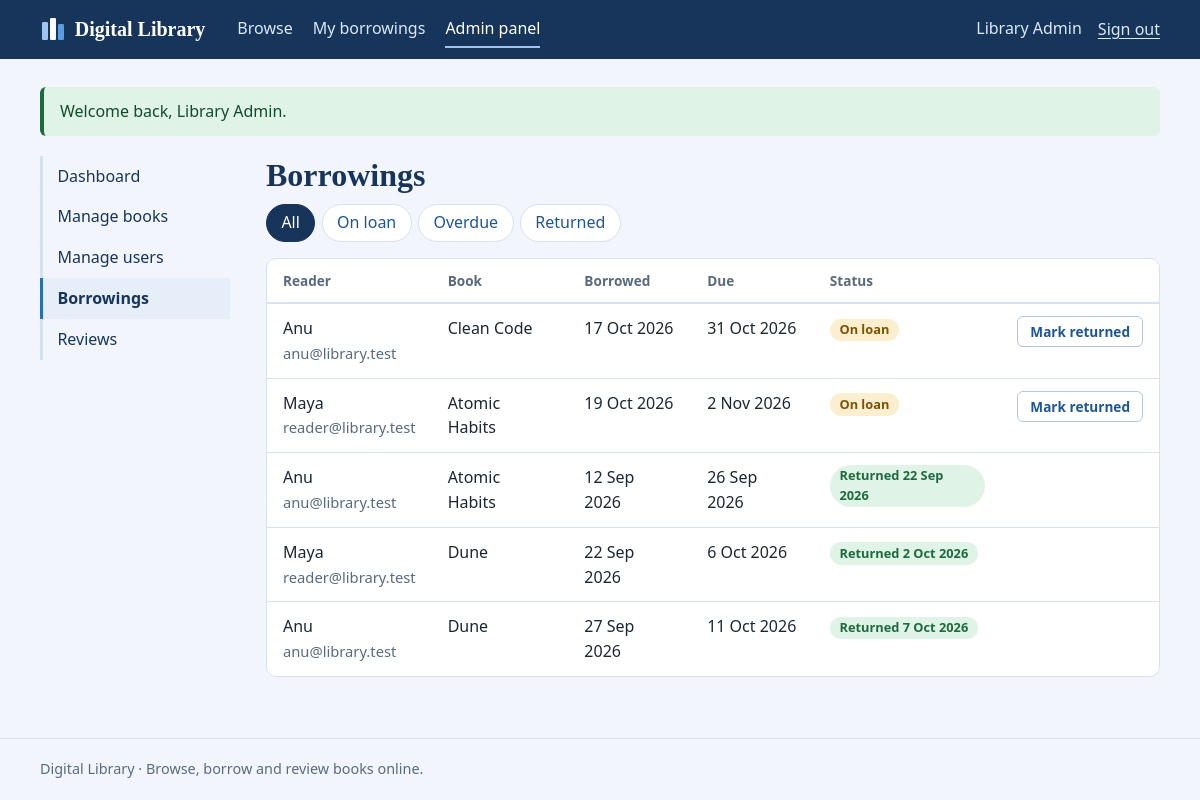
/admin/borrowings.php (signed in), run on the app's committed database.
### tables this page shows
CREATE TABLE users (
    user_id       INT AUTO_INCREMENT PRIMARY KEY,
    name          VARCHAR(80)  NOT NULL,
    email         VARCHAR(120) NOT NULL UNIQUE,
    password_hash VARCHAR(255) NOT NULL,
    role          ENUM('user', 'admin') NOT NULL DEFAULT 'user',
    created_at    TIMESTAMP NOT NULL DEFAULT CURRENT_TIMESTAMP
);

CREATE TABLE borrowings (
    loan_id     INT AUTO_INCREMENT PRIMARY KEY,
    user_id     INT NOT NULL,
    book_id     INT NOT NULL,
    borrow_date DATETIME NOT NULL,
    due_date    DATETIME NOT NULL,
    return_date DATETIME NULL,
    status      ENUM('borrowed', 'returned') NOT NULL DEFAULT 'borrowed',
    FOREIGN KEY (user_id) REFERENCES users(user_id) ON DELETE CASCADE,
    FOREIGN KEY (book_id) REFERENCES books(book_id) ON DELETE CASCADE,
    INDEX idx_user_status (user_id, status),
    INDEX idx_book_status (book_id, status)
);

CREATE TABLE books (
    book_id          INT AUTO_INCREMENT PRIMARY KEY,
    title            VARCHAR(150) NOT NULL,
    author           VARCHAR(100) NOT NULL,
    category         VARCHAR(60),
    description      TEXT,
    file_path        VARCHAR(255),                  
    total_copies     INT NOT NULL DEFAULT 1,        
    available_copies INT NOT NULL DEFAULT 1,        
    created_at       TIMESTAMP NOT NULL DEFAULT CURRENT_TIMESTAMP,
    CONSTRAINT chk_copies CHECK (total_copies >= 0 AND available_copies >= 0 AND available_copies <= total_copies),
    INDEX idx_title (title),
    INDEX idx_author (author),
    INDEX idx_category (category)
);

### includes/functions.php (called while the page is built, shortened)
<?php
function e($value): string
{
    return htmlspecialchars((string) $value, ENT_QUOTES | ENT_SUBSTITUTE, 'UTF-8');
}
function url(string $path = ''): string
{
    return BASE_URL . '/' . ltrim($path, '/');
}
function take_flashes(): array
{
    $f = $_SESSION['flash'] ?? [];
    return $f;
}
function fmt_date(?string $dt): string
{
    return $dt ? date('j M Y', strtotime($dt)) : '–';
}

### includes/db.php (called while the page is built, shortened)
<?php
function db(): mysqli
{
    static $conn = null;
    if ($conn === null) {
        try {
            $conn = mysqli_connect(DB_HOST, DB_USER, DB_PASS, DB_NAME, DB_PORT);
            mysqli_set_charset($conn, 'utf8mb4');
        } catch (mysqli_sql_exception $e) {
            error_log('DB connection failed: ' . $e->getMessage());
            http_response_code(500);
            exit('The library database is unavailable. Check config.php and make sure MySQL is running.');
        }
    }
    return $conn;
}
function q(string $sql, string $types = '', array $params = []): mysqli_stmt
{
    $stmt = mysqli_prepare(db(), $sql);
    if ($types !== '') {
        mysqli_stmt_bind_param($stmt, $types, ...$params);
    }
    mysqli_stmt_execute($stmt);
    return $stmt;
}
function fetch_all(string $sql, string $types = '', array $params = []): array
{
    $stmt = q($sql, $types, $params);
    $rows = mysqli_fetch_all(mysqli_stmt_get_result($stmt), MYSQLI_ASSOC);
    return $rows;
}
function fetch_one(string $sql, string $types = '', array $params = []): ?array
{
    return fetch_all($sql, $types, $params)[0] ?? null;
}

### includes/auth.php (called while the page is built, shortened)
<?php
function current_user(): ?array
{
    static $user = false;
    if ($user === false) {
        $user = null;
        if (!empty($_SESSION['uid'])) {
            $user = fetch_one('SELECT user_id, name, email, role FROM users WHERE user_id = ?', 'i', [(int) $_SESSION['uid']]);
        }
    }
    return $user;
}
function require_login(): array
{
    $u = current_user();
    return $u;
}
function require_admin(): array
{
    $u = require_login();
    return $u;
}

### admin/borrowings.php (the view, shortened to what this page needs)
<?php
require_admin();
$filter = in_array($_GET['status'] ?? '', ['borrowed', 'overdue', 'returned'], true) ? $_GET['status'] : 'all';
$where = ['borrowed' => "WHERE l.status = 'borrowed'", 'overdue' => "WHERE l.status = 'borrowed' AND l.due_date < NOW()",
          'returned' => "WHERE l.status = 'returned'", 'all' => ''][$filter];
$rows = fetch_all("SELECT l.loan_id, l.borrow_date, l.due_date, l.return_date, l.status,
                          (l.status = 'borrowed' AND l.due_date < NOW()) AS is_overdue, u.name, u.email, b.title
                   FROM borrowings l JOIN users u ON u.user_id = l.user_id JOIN books b ON b.book_id = l.book_id
                   $where ORDER BY l.status = 'borrowed' DESC, l.due_date ASC LIMIT 200");
admin_header('Borrowings', 'borrowings');
?>
<nav class="tabs" aria-label="Filter">
  <?php foreach (['all' => 'All', 'borrowed' => 'On loan', 'overdue' => 'Overdue', 'returned' => 'Returned'] as $k => $label): ?>
    <a href="?status=<?= $k ?>"<?= $k === $filter ? ' class="current" aria-current="page"' : '' ?>><?= e($label) ?></a>
  <?php endforeach; ?>
</nav>
<?php if (!$rows): ?><p class="empty">No borrowings in this view.</p><?php else: ?>
<div class="table-wrap"><table>
  <thead><tr><th>Reader</th><th>Book</th><th>Borrowed</th><th>Due</th><th>Status</th><th><span class="sr">Actions</span></th></tr></thead>
  <tbody><?php foreach ($rows as $r): ?>
    <tr>
      <td><?= e($r['name']) ?><br><span class="muted"><?= e($r['email']) ?></span></td>
      <td><?= e($r['title']) ?></td>
      <td><?= e(fmt_date($r['borrow_date'])) ?></td>
      <td><?= e(fmt_date($r['due_date'])) ?></td>
      <td><?= $r['is_overdue'] ? '<span class="badge bad">Overdue</span>' : ($r['status'] === 'borrowed' ? '<span class="badge warn">On loan</span>' : '<span class="badge ok">Returned ' . e(fmt_date($r['return_date'])) . '</span>') ?></td>
      <td class="actions"><?php if ($r['status'] === 'borrowed'): ?>
        <form method="post" data-confirm="Mark “<?= e($r['title']) ?>” as returned by <?= e($r['name']) ?>?"><?= csrf_field() ?>
          <button class="btn ghost small" type="submit">Mark returned</button></form>
      <?php endif; ?></td>
    </tr>
  <?php endforeach; ?></tbody>
</table></div>
<?php endif;
admin_footer();

### includes/layout.php (shortened to what this page needs)
<?php
function page_header(string $title, string $active = ''): void
{
    $user = current_user();
    $nav = [
        'browse'    => ['books.php', 'Browse'],
        'borrowing' => ['my_borrowings.php', 'My borrowings'],
    ];
    if ($user && $user['role'] === 'admin') {
        $nav['admin'] = ['admin/index.php', 'Admin panel'];
    }
    ?><!DOCTYPE html>
<html lang="en">
<head>
<link rel="stylesheet" href="<?= e(url('assets/style.css')) ?>">
</head>
<body>
<header class="site-header">
  <div class="bar">
    <a class="brand" href="<?= e(url('index.php')) ?>">
      <svg width="26" height="26" viewBox="0 0 26 26" aria-hidden="true"><rect x="2" y="6" width="6" height="18" rx="1.2" fill="#9ec5f2"/><rect x="10" y="2" width="6" height="22" rx="1.2" fill="#fff"/><rect x="18" y="8" width="6" height="16" rx="1.2" fill="#5b9be0"/></svg>
      Digital Library
    </a>
    <nav aria-label="Main">
      <?php foreach ($nav as $key => [$href, $label]): ?>
        <a href="<?= e(url($href)) ?>"<?= $key === $active ? ' class="current" aria-current="page"' : '' ?>><?= e($label) ?></a>
      <?php endforeach; ?>
    </nav>
    <div class="account">
      <?php if ($user): ?>
        <span class="who"><?= e($user['name']) ?></span>
        <form method="post" action="<?= e(url('logout.php')) ?>"><?= csrf_field() ?><button class="link-btn" type="submit">Sign out</button></form>
      <?php else: ?>
        <a href="<?= e(url('login.php')) ?>">Sign in</a>
        <a class="pill" href="<?= e(url('register.php')) ?>">Create account</a>
      <?php endif; ?>
    </div>
  </div>
</header>
<main id="main" class="container">
<?php foreach (take_flashes() as $f): ?>
  <div class="flash <?= e($f['type']) ?>" role="<?= $f['type'] === 'error' ? 'alert' : 'status' ?>"><?= e($f['message']) ?></div>
<?php endforeach;
}
function page_footer(): void
{
    ?>
</main>
<footer class="site-footer">
  <div class="container">Digital Library · Browse, borrow and review books online.</div>
</footer>
</body>
</html>
<?php
}
function admin_header(string $title, string $active): void
{
    $links = [
        'dashboard'  => ['admin/index.php', 'Dashboard'],
        'books'      => ['admin/books.php', 'Manage books'],
        'users'      => ['admin/users.php', 'Manage users'],
        'borrowings' => ['admin/borrowings.php', 'Borrowings'],
        'reviews'    => ['admin/reviews.php', 'Reviews'],
    ];
    page_header($title, 'admin');
    echo '<div class="admin"><aside class="admin-side"><nav aria-label="Admin">';
    foreach ($links as $key => [$href, $label]) {
        echo '<a href="' . e(url($href)) . '"' . ($key === $active ? ' class="current" aria-current="page"' : '') . '>' . e($label) . '</a>';
    }
    echo '</nav></aside><section class="admin-main"><h1>' . e($title) . '</h1>';
}
function admin_footer(): void
{
    echo '</section></div>';
    page_footer();
}

### assets/style.css (style rules this page uses)
:root { --ink: #17345b; --blue: #276ebe; --blue-dark: #1d5599; --sky: #9ec5f2; --paper: #f2f6fc; --card: #ffffff; --line: #d7e2f0; --field: #b4c5dc; --text: #1c2733; --muted: #5a6a7d; --ok: #1c6b3d; --ok-bg: #e0f3e7; --warn: #7d5200; --warn-bg: #fcefcf; --bad: #a32525; --bad-bg: #fbe4e4; --serif: "Iowan Old Style", "Palatino Linotype", Palatino, Georgia, serif; --sans: system-ui, -apple-system, "Segoe UI", Roboto, Arial, sans-serif; }
* { box-sizing: border-box; }
html { -webkit-text-size-adjust: 100%; }
body { margin: 0; font: 16px/1.55 var(--sans); color: var(--text); background: var(--paper); min-height: 100vh; display: flex; flex-direction: column; }
main { flex: 1; }
h1, h2, h3 { font-family: var(--serif); color: var(--ink); line-height: 1.2; margin: 0 0 .6rem; }
h1 { font-size: 2rem; }
a { color: var(--blue-dark); }
.container { width: min(1120px, 100% - 2.5rem); margin-inline: auto; padding-block: 1.75rem 3rem; }
.muted { color: var(--muted); font-size: .92em; }
.site-header { background: var(--ink); color: #fff; }
.site-header .bar { width: min(1120px, 100% - 2.5rem); margin-inline: auto; display: flex; align-items: center; gap: 1.5rem; flex-wrap: wrap; padding-block: .7rem; }
.brand { display: flex; align-items: center; gap: .55rem; color: #fff; text-decoration: none; font: 700 1.25rem var(--serif); margin-right: .5rem; }
.site-header nav { display: flex; gap: 1.25rem; flex: 1; }
.site-header nav a, .account a, .account .who { color: #dce9fa; text-decoration: none; padding: .3rem 0; border-bottom: 2px solid transparent; }
.site-header nav a.current { color: #fff; border-bottom-color: var(--sky); }
.account { display: flex; align-items: center; gap: 1rem; }
.account form { margin: 0; }
.link-btn { background: none; border: 0; padding: .3rem 0; font: inherit; color: #dce9fa; cursor: pointer; text-decoration: underline; text-underline-offset: 3px; }
.site-footer { border-top: 1px solid var(--line); color: var(--muted); font-size: .9rem; }
.site-footer .container { padding-block: 1.2rem; }
.btn { display: inline-block; border: 1px solid var(--blue); background: var(--blue); color: #fff; padding: .55rem 1.1rem; border-radius: 6px; font: 600 .95rem var(--sans); text-decoration: none; cursor: pointer; text-align: center; }
.btn.ghost { background: transparent; color: var(--blue-dark); border-color: var(--field); }
.btn.small { padding: .32rem .75rem; font-size: .85rem; }
.flash { padding: .75rem 1rem; border-radius: 6px; margin-bottom: 1.25rem; border-left: 4px solid; }
.flash.success { background: var(--ok-bg); border-color: var(--ok); color: #124b2a; }
.badge { display: inline-block; padding: .08rem .6rem; border-radius: 999px; font-size: .8rem; font-weight: 600; background: #e5ebf4; color: #33465f; }
.badge.ok { background: var(--ok-bg); color: var(--ok); }
.badge.warn { background: var(--warn-bg); color: var(--warn); }
.table-wrap { overflow-x: auto; background: var(--card); border: 1px solid var(--line); border-radius: 10px; }
table { width: 100%; border-collapse: collapse; }
th { text-align: left; font-size: .85rem; color: var(--muted); font-weight: 600; padding: .7rem 1rem; border-bottom: 2px solid var(--line); white-space: nowrap; }
td { padding: .75rem 1rem; border-bottom: 1px solid var(--line); vertical-align: top; }
tr:last-child td { border-bottom: 0; }
td.actions { white-space: nowrap; text-align: right; }
td.actions form { display: inline; margin: 0; }
td.actions > * { margin-left: .3rem; }
.admin { display: grid; grid-template-columns: 190px minmax(0, 1fr); gap: 2.25rem; }
.admin-side nav { display: flex; flex-direction: column; position: sticky; top: 1rem; }
.admin-side a { padding: .5rem .9rem; text-decoration: none; color: var(--ink); border-left: 3px solid var(--line); }
.admin-side a.current { border-left-color: var(--blue); background: #e6eefa; font-weight: 600; }
.tabs { display: flex; gap: .4rem; margin-bottom: 1rem; flex-wrap: wrap; }
.tabs a { padding: .35rem .9rem; border: 1px solid var(--line); border-radius: 999px; text-decoration: none; background: var(--card); }
.tabs a.current { background: var(--ink); color: #fff; border-color: var(--ink); }

### data on the page
users: name "Library Admin"
borrowings: user.name "Anu", user.email "anu@library.test", book.title "Clean Code", borrow_date "17 Oct 2026", due_date "31 Oct 2026", status "On loan"
borrowings: user.name "Maya", user.email "reader@library.test", book.title "Atomic Habits", borrow_date "19 Oct 2026", due_date "2 Nov 2026", status "On loan"
borrowings: user.name "Anu", user.email "anu@library.test", book.title "Atomic Habits", borrow_date "12 Sep 2026", due_date "26 Sep 2026", return_date "22 Sep 2026"
borrowings: user.name "Maya", user.email "reader@library.test", book.title "Dune", borrow_date "22 Sep 2026", due_date "6 Oct 2026", return_date "2 Oct 2026"
borrowings: user.name "Anu", user.email "anu@library.test", book.title "Dune", borrow_date "27 Sep 2026", due_date "11 Oct 2026", return_date "7 Oct 2026"

### other printed values
$label "Browse"
$label "My borrowings"
$label "Admin panel"
$f['message'] "Welcome back, Library Admin."
$label "Dashboard"
$label "Manage books"
$label "Manage users"
$label "Borrowings"
$label "Reviews"
$title "Borrowings"
$label "All"
$label "On loan"
$label "Overdue"
$label "Returned"
